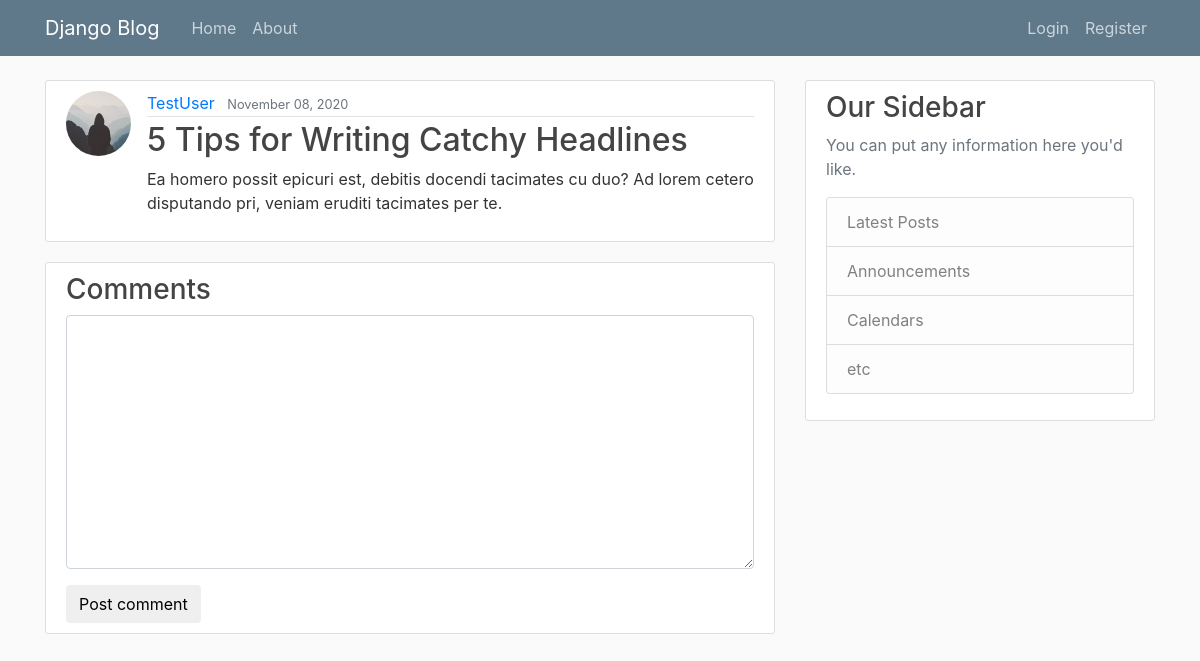
Page /post/25/ on the earlier database version.
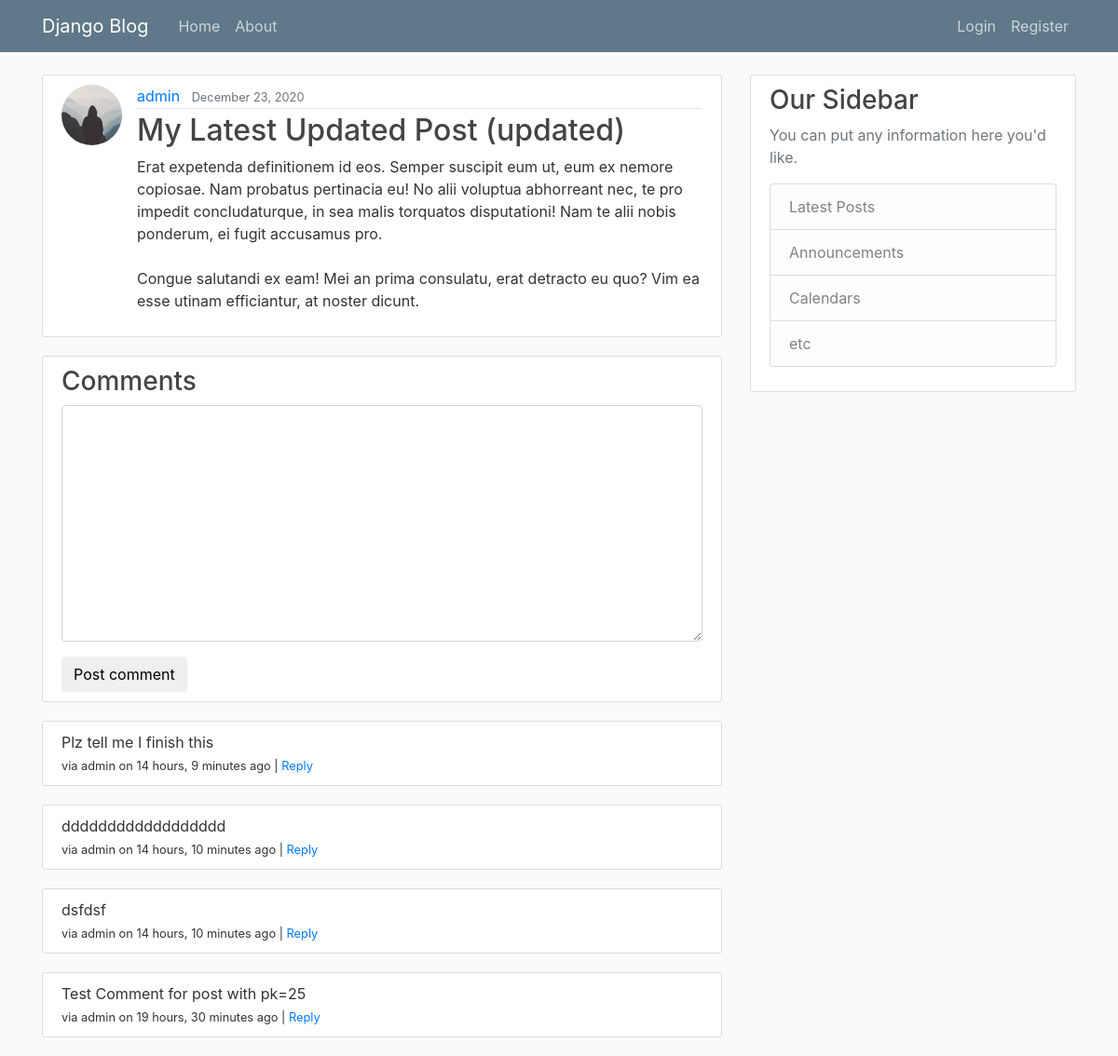
Same page on the later database version.
### blog/models.py (models this page shows, shortened)
class Post(models.Model):
    class PostObjects(models.Manager):
        def get_queryset(self):
            return super().get_queryset().filter(date_posted__lte=timezone.now())
    author = models.ForeignKey(User, on_delete=models.CASCADE, default=1)
    title = models.CharField(max_length=100)
    content = models.TextField()
    date_posted = models.DateTimeField(default=timezone.now)
    @property
    def comments(self):
        instance = self
        qs = Comment.objects.filter_by_instance(instance)
        return qs
    @property
    def get_content_type(self):
        instance = self
        content_type = ContentType.objects.get_for_model(instance.__class__)
        return content_type

### users/models.py (models this page shows, shortened)
class Profile(models.Model):
    user = models.OneToOneField(User, on_delete=models.CASCADE)
    image = models.ImageField(default='default.jpg', upload_to='profile_pics')

### comments/models.py (models this page shows, shortened)
class Comment(models.Model):
    author = models.ForeignKey(User, on_delete=models.CASCADE, default=1)
    content_type = models.ForeignKey(ContentType, on_delete=models.CASCADE)
    object_id = models.PositiveIntegerField()
    content_object = GenericForeignKey('content_type', 'object_id')
    parent = models.ForeignKey("self", null=True, blank=True, on_delete=models.CASCADE)
    content = models.TextField()
    timestamp = models.DateTimeField(default=timezone.now)
    objects = CommentManager()
    class Meta:
        ordering = ['-timestamp']
    def children(self): #replies
        return Comment.objects.filter(parent=self)

### blog/views.py (the view, shortened to what this page needs)
# urls.py: path('post/<int:pk>/', PostDetailView.as_view(), name='post-detail'),
class PostDetailView(View):
    def get(self, request, *args, **kwargs):
        view = PostDetailGetView.as_view()
        return view(request, *args, **kwargs)

### comments/forms.py
class CommentForm(forms.Form):
    content_type = forms.CharField(widget=forms.HiddenInput)
    object_id = forms.IntegerField(widget=forms.HiddenInput)
    content = forms.CharField(label='', widget=forms.Textarea)

### blog/views.py (called while the page is built)
    def get_context_data(self, **kwargs):
        context = super().get_context_data(**kwargs)
        instance = self.get_object()
        comments = instance.comments
        context['comments'] = comments
        initial_data = {
            'content_type': instance.get_content_type,
            'object_id': instance.id
            }
        comment_form = CommentForm(self.request.POST or None, initial=initial_data)
        context['comment_form'] = comment_form
        return context

### comments/models.py (called while the page is built)
    def filter_by_instance(self, instance):
        content_type = ContentType.objects.get_for_model(instance.__class__)
        obj_id = instance.id
        qs = super(CommentManager, self).filter(content_type=content_type, object_id=obj_id).filter(parent=None)
        return qs

### blog/templates/blog/post_detail.html (shortened to what this page needs)
{% extends "blog/base.html" %}
{% load crispy_forms_tags %}
{% block content %}
  <article class="media content-section">
    <img class="rounded-circle article-img" src="{{ post.author.profile.image.url }}">
    <div class="media-body">
      <div class="article-metadata">
        <a class="mr-2" href="{% url 'user-posts' post.author.username %}">{{ post.author }}</a>
        <small class="text-muted">{{ post.date_posted|date:"F d, Y" }}</small>
      </div>
      <h2 class="article-title" >{{ post.title }}</h2>
      <p class="article-content">{{ post.content }}</p>
    </div>
  </article>
<article class="media content-section">
  <div class="media-body">
    <h3>Comments</h3>
    <form method="post" action="">
      {{ comment_form|crispy }}
      <input type="submit" value="Post comment" class="btn btn-default">
    </form>
  </div>
</article>
{% for comment in comments %}
  <article class="media content-section">
      <div class="media-body">
        {{ comment.content }}
        <br>
        <small>via {{ comment.author }} on {{ comment.timestamp|timesince }} ago |  <a class="comment-reply-btn" href="#">Reply</a></small>
      </div>
  </article>
{% endfor %}
{% endblock content %}

### blog/templates/blog/base.html (shortened to what this page needs)
{% load static %}
<!DOCTYPE html>
<html lang="en" dir="ltr">
  <head>
    <link rel="stylesheet" href="https://maxcdn.bootstrapcdn.com/bootstrap/4.0.0/css/bootstrap.min.css">
    <link rel="stylesheet" type="text/css" href="{% static 'blog/main.css' %}">
  </head>
  <body>
    <header class="site-header">
      <nav class="navbar navbar-expand-md navbar-dark bg-steel fixed-top">
        <div class="container">
          <a class="navbar-brand mr-4" href="{% url 'blog-home' %}">Django Blog</a>
          <div class="collapse navbar-collapse" id="navbarToggle">
            <div class="navbar-nav mr-auto">
              <a class="nav-item nav-link" href="{% url 'blog-home' %}">Home</a>
              <a class="nav-item nav-link" href="{% url 'blog-about' %}">About</a>
            </div>
            <div class="navbar-nav">
              {% if user.is_authenticated %}
                <a class="nav-item nav-link" href="{% url 'post-create' %}">New Post</a>
                <a class="nav-item nav-link" href="{% url 'profile' %}">Profile</a>
                <a class="nav-item nav-link" href="{% url 'logout' %}">Logout</a>
              {% else %}
                <a class="nav-item nav-link" href="{% url 'login' %}">Login</a>
                <a class="nav-item nav-link" href="{% url 'register' %}">Register</a>
              {% endif %}
            </div>
          </div>
        </div>
      </nav>
    </header>
    <main role="main" class="container">
      <div class="row">
        <div class="col-md-8">
          {% block content %}{% endblock %}
        </div>
        <div class="col-md-4">
          <div class="content-section">
            <h3>Our Sidebar</h3>
            <p class='text-muted'>You can put any information here you'd like.
              <ul class="list-group">
                <li class="list-group-item list-group-item-light">Latest Posts</li>
                <li class="list-group-item list-group-item-light">Announcements</li>
                <li class="list-group-item list-group-item-light">Calendars</li>
                <li class="list-group-item list-group-item-light">etc</li>
              </ul>
            </p>
          </div>
        </div>
      </div>
    </main>
  </body>
</html>

### blog/static/blog/main.css (style rules this page uses)
body { background: #fafafa; color: #333333; margin-top: 5rem; }
h1, h2, h3, h4, h5, h6 { color: #444444; }
ul { margin: 0; }
.bg-steel { background-color: #5f788a; }
.site-header .navbar-nav .nav-link { color: #cbd5db; }
.content-section { background: #ffffff; padding: 10px 20px; border: 1px solid #dddddd; border-radius: 3px; margin-bottom: 20px; }
.article-title { color: #444444; }
.article-content { white-space: pre-line; }
.article-img { height: 65px; width: 65px; margin-right: 16px; }
.article-metadata { padding-bottom: 1px; margin-bottom: 4px; border-bottom: 1px solid #e3e3e3 }

Differences in the rows shown:
changed Post: author "TestUser" → "admin"; date_posted "November 08, 2020" → "December 23, 2020"; title "5 Tips for Writing Catchy Headlines" → "My Latest Updated Post (updated)"; content "Ea homero possit epicuri est, debitis docendi tacimates cu duo? Ad lorem cetero disputando pri, veniam eruditi tacimates per te." → "Erat expetenda definitionem id eos. Semper suscipit eum ut, eum ex nemore copiosae. Nam probatus pertinacia eu! No alii voluptua abhorreant nec, te pro impedit concludaturque, in sea malis torquatos disputationi! Nam te alii nobis ponderum, ei fugit accusamus pro. Congue salutandi ex eam! Mei an prima consulatu, erat detracto eu quo? Vim ea esse utinam efficiantur, at noster dicunt."
added Comment: content "Plz tell me I finish this", author "admin", timestamp "14 hours, 9 minutes"
added Comment: content "dddddddddddddddddd", author "admin", timestamp "14 hours, 10 minutes"
added Comment: content "dsfdsf", author "admin", timestamp "14 hours, 10 minutes"
added Comment: content "Test Comment for post with pk=25", author "admin", timestamp "19 hours, 30 minutes"
